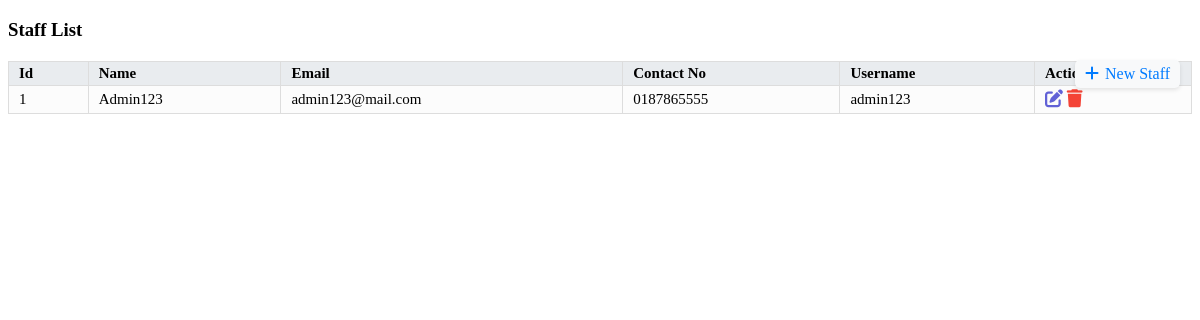
Screenshot of /page/staff.php with the database file from the repository.
### tables this page shows
CREATE TABLE staff (
    id INT AUTO_INCREMENT PRIMARY KEY,
    name VARCHAR(255) NOT NULL,
    email VARCHAR(255) NOT NULL,
    contact_no VARCHAR(255) NOT NULL,
    username VARCHAR(255) UNIQUE NOT NULL,
    password VARCHAR(255) NOT NULL
);

### page/staff.php (the view, shortened to what this page needs)
<?php
include "../php/db.php";
$sql = "SELECT * FROM staff";
$result = $conn->query($sql);
?>
<!DOCTYPE html>
<html lang="en">
<head>
    <link rel="stylesheet" href="../css/page.css">
    <link rel="stylesheet" href="https://cdnjs.cloudflare.com/ajax/libs/font-awesome/6.0.0-beta3/css/all.min.css">
</head>
<body>
    <h3>Staff List</h3>
    <a href="../insert/insert_staff.php" class="add-icon" title="Add New Staff">
        <i class="fas fa-plus"></i> New Staff
    </a>
    <?php
    if ($result->num_rows > 0) {
        ?>
        <table>
            <tr>
                <th>Id</th>
                <th>Name</th>
                <th>Email</th>
                <th>Contact No</th>
                <th>Username</th>
                <th>Actions</th>
            </tr>
            <?php
            while ($row = $result->fetch_assoc()) {
                ?>
                <tr>
                    <td><?php echo $row["id"]; ?></td>
                    <td><?php echo $row["name"]; ?></td>
                    <td><?php echo $row["email"]; ?></td>
                    <td><?php echo $row["contact_no"]; ?></td>
                    <td><?php echo $row["username"]; ?></td>
                    <td class="actions">
                        <a href="../edit/edit_staff.php?id=<?php echo $row['id']; ?>" title="Edit" class="icon-edit"><i
                                class="fas fa-edit"></i></a>
                        <a href="../delete/delete_staff.php?id=<?php echo $row['id']; ?>" title="Delete" class="icon-delete"
                            onclick="return confirm('Are you sure you want to delete this staff?');"><i
                                class="fas fa-trash"></i></a>
                    </td>
                </tr>
                <?php
            }
            ?>
        </table>
        <?php
    } else {
        echo "0 results";
    }
    ?>
</body>
</html>

### css/page.css (style rules this page uses)
table { width: 100%; border-collapse: collapse; margin-top: 20px; font-size: 15px; }
tr { text-align: left; }
th, td { border: 1px solid #ddd; padding: 3px 10px; }
th { background-color: #e9ecef; }
td { background-color: #fcfcfc; }
.add-icon { position: absolute; top: 60px; right: 20px; font-size: 1em; color: #007bff; text-decoration: none; background: #f8f9fa; padding: 5px 10px; border-radius: 5px; box-shadow: 0 2px 4px rgba(0, 0, 0, 0.1); }
.add-icon i { margin-right: 2px; }
.actions { text-align: left; }
.icon-edit { color: #6161d6; text-decoration: none; font-size: 1.2em; }
.icon-delete { color: #F44336; text-decoration: none; font-size: 1.2em; }

### rows the page displays
staff: id "1", name "Admin123", email "admin123@mail.com", contact_no "0187865555", username "admin123"
